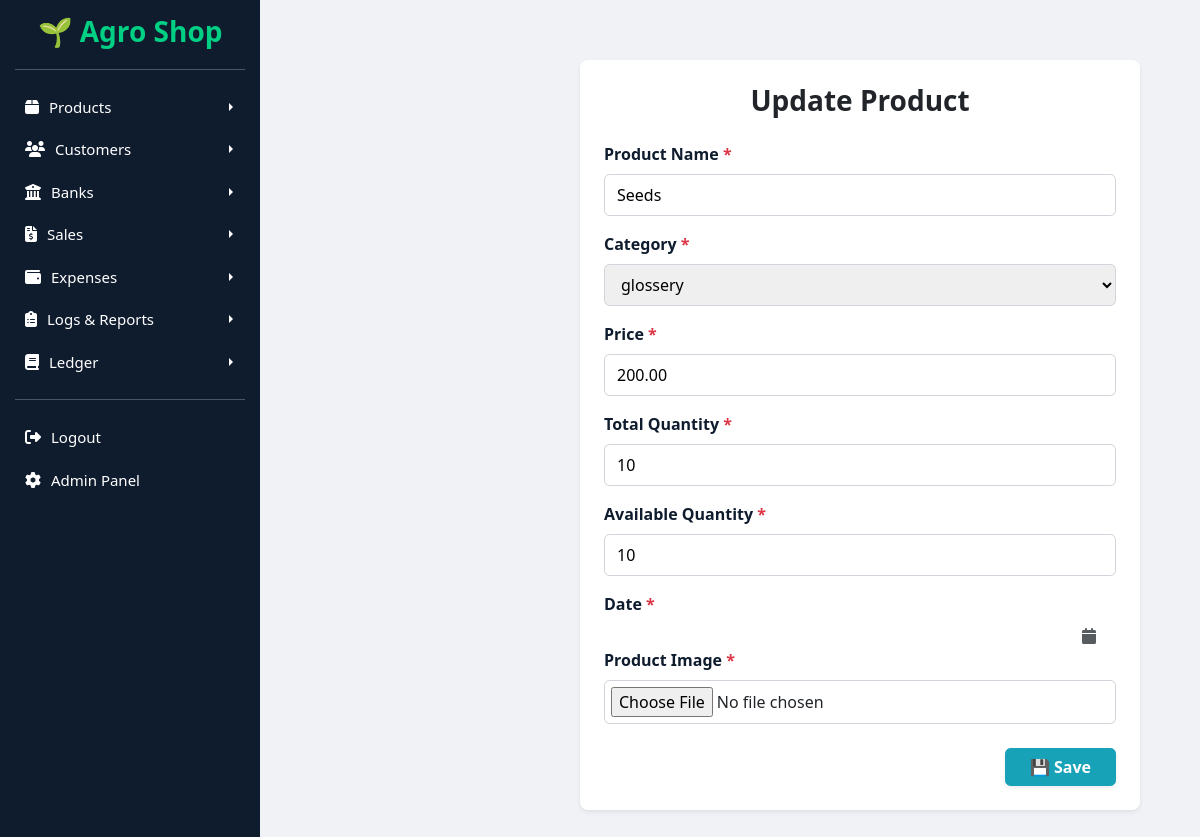
The page /products/update/4/ on the database as committed earlier.
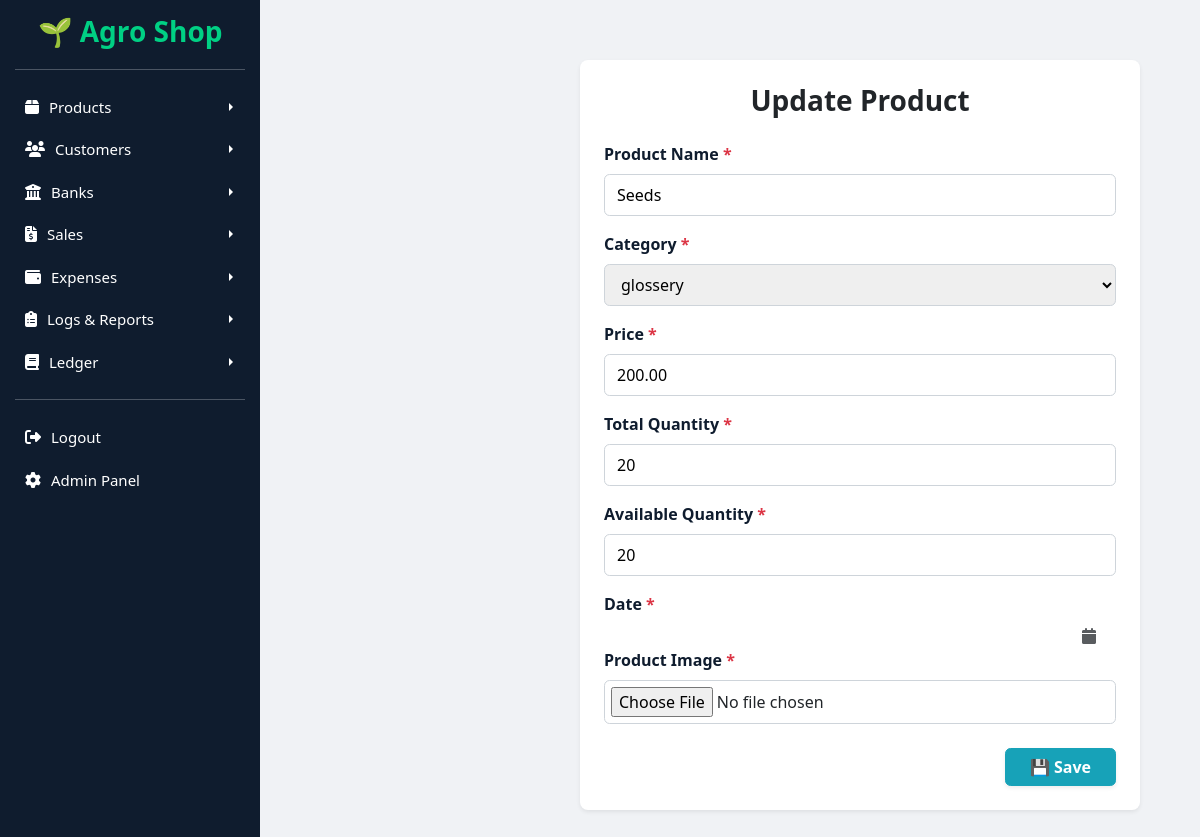
The same page on the database as committed later.
### products/models.py (models this page shows, shortened)
class Product(models.Model):
    category = models.ForeignKey(Category, on_delete=models.CASCADE)
    name = models.CharField(max_length=150)
    price = models.DecimalField(max_digits=10, decimal_places=2)
    total_quantity = models.PositiveIntegerField(default=0)
    available_quantity = models.PositiveIntegerField(default=0)
    image = models.ImageField(upload_to="product_images/", blank=True, null=True)
    added_date = models.DateField(default=timezone.now)

### products/views.py (the view)
# urls.py: path("update/<int:pk>/", views.update_product, name="update_product"),
def update_product(request, pk):
    product = get_object_or_404(Product, pk=pk)
    if request.method == "POST":
        form = ProductForm(request.POST, request.FILES, instance=product)
        if form.is_valid():
            form.save()
            messages.success(request, "Product updated successfully!")
            return redirect("products:list_products")
    else:
        form = ProductForm(instance=product)
    return render(request, "products/update_product.html", {"form": form, "product": product})

### products/forms.py
class ProductForm(forms.ModelForm):
    added_date = forms.DateField(
        widget=forms.DateInput(attrs={'type': 'date'})  # 👈 shows a date picker in HTML
    )
    class Meta:   # ✅ moved inside ProductForm
        model = Product
        fields = [
            'category',
            'name',
            'price',
            'total_quantity',
            'available_quantity',
            'image',
            'added_date',
        ]

### products/models.py (called while the page is built)
    def __str__(self):
        return self.name

### templates/products/update_product.html (shortened to what this page needs)
{% extends "base.html" %}
{% block content %}
{% load static %}
<div class="content-wrapper d-flex justify-content-center align-items-center" style="min-height: 100vh;">
  <section class="content w-100" style="max-width: 600px;">
    <div class="card shadow-sm border-0 rounded-3 p-4" style="background-color: #fff;">
      <h3 class="text-center mb-4 fw-bold text-dark">Update Product</h3>
      <form method="post" enctype="multipart/form-data" autocomplete="off">
        <div class="mb-3">
          <label for="id_name" class="form-label fw-bold">Product Name <span class="text-danger">*</span></label>
          {{ form.name }}
        </div>
        <div class="mb-3">
          <label for="id_category" class="form-label fw-bold">Category <span class="text-danger">*</span></label>
          {{ form.category }}
        </div>
        <div class="mb-3">
          <label for="id_price" class="form-label fw-bold">Price <span class="text-danger">*</span></label>
          {{ form.price }}
        </div>
        <div class="mb-3">
          <label for="id_total_quantity" class="form-label fw-bold">Total Quantity <span class="text-danger">*</span></label>
          {{ form.total_quantity }}
        </div>
        <div class="mb-3">
          <label for="id_available_quantity" class="form-label fw-bold">Available Quantity <span class="text-danger">*</span></label>
          {{ form.available_quantity }}
        </div>
        <div class="mb-4">
          <label for="id_date" class="form-label fw-bold">Date <span class="text-danger">*</span></label>
          <div class="input-group position-relative">
            <span class="input-group-text bg-white"
                  style="border-left:none; position:absolute; right:8px; top:6px; bottom:6px; z-index:2;">
              <i class="fa fa-calendar text-muted"></i>
            </span>
          </div>
        </div>
        <div class="mb-4">
          <label for="id_image" class="form-label fw-bold">Product Image <span class="text-danger">*</span></label>
          {{ form.image }}
        </div>
        <div class="text-end">
          <button type="submit" class="btn btn-info px-4 fw-semibold shadow-sm">
            💾 Save
          </button>
        </div>
      </form>
    </div>
  </section>
</div>
{% endblock %}

Rows that differ between the two databases and show on the page:
changed Product "Seeds": total_quantity "10" → "20"; available_quantity "10" → "20"
